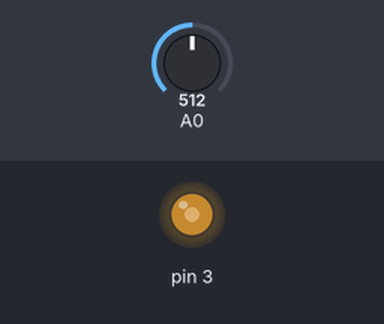
Bench run of a sketch on a simulated Arduino Uno, built with avr-gcc and run on an emulated ATmega328P. Parts: output pins drawn as LEDs (lit = HIGH). The test bench sets the inputs (shaded band); at power-on: A0 = 512.

Above: at 1.2 s.
1.3 s: A0 set to 716
At 1.6 s:
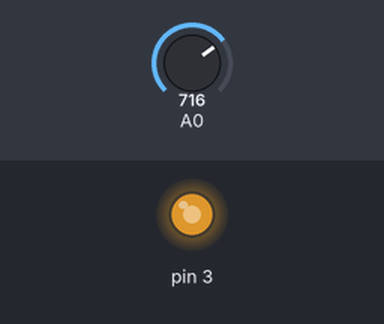
2.8 s: A0 set to 900
At 4.0 s:
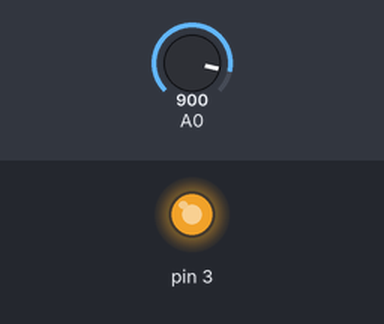
4.3 s: A0 set to 245
At 5.1 s:
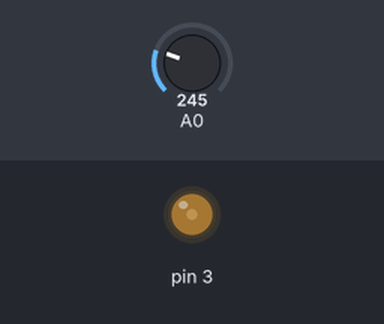
5.8 s: A0 set to 0
At 6.2 s:
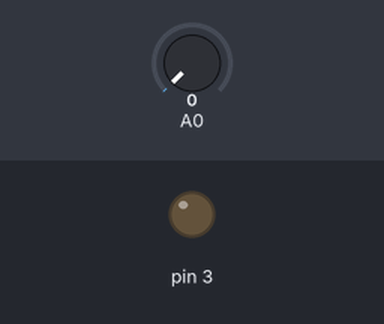
7.3 s: A0 set to 511
At 8.6 s:
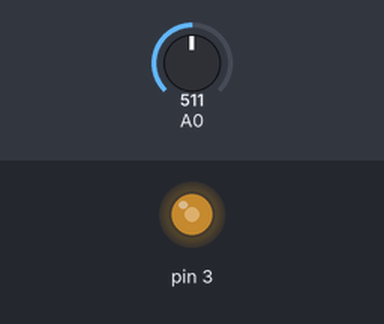
Timing chart, 0 to 9.8 s (numbered marks = the images above; inputs shaded):
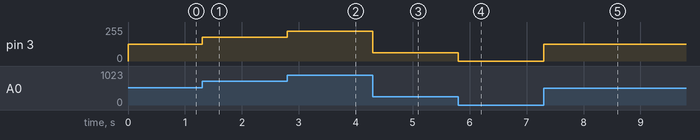

The sketch:

segunda_parte1.ino
```cpp
// C++ code
//
void setup()
{
  Serial.begin(9600);
  pinMode(3, OUTPUT);
}

void loop()
{
  int an = analogRead(A0);
  float porcentagem = ((float)an)*100/1023;
  int saida = porcentagem*255/100;
  for(int a=1;a<=255;a=a+1){
    analogWrite(3, saida);
}
}
```

Measured:
- after the input at 1.3 s, pin 3: 127/255 → 178/255 at once
- after the input at 2.8 s, pin 3: 178/255 → 224/255 at once
- after the input at 4.3 s, pin 3: 224/255 → 61/255 at once
- after the input at 5.8 s, pin 3: 61/255 → 0/255 at once
- after the input at 7.3 s, pin 3: 0/255 → 127/255 at once
